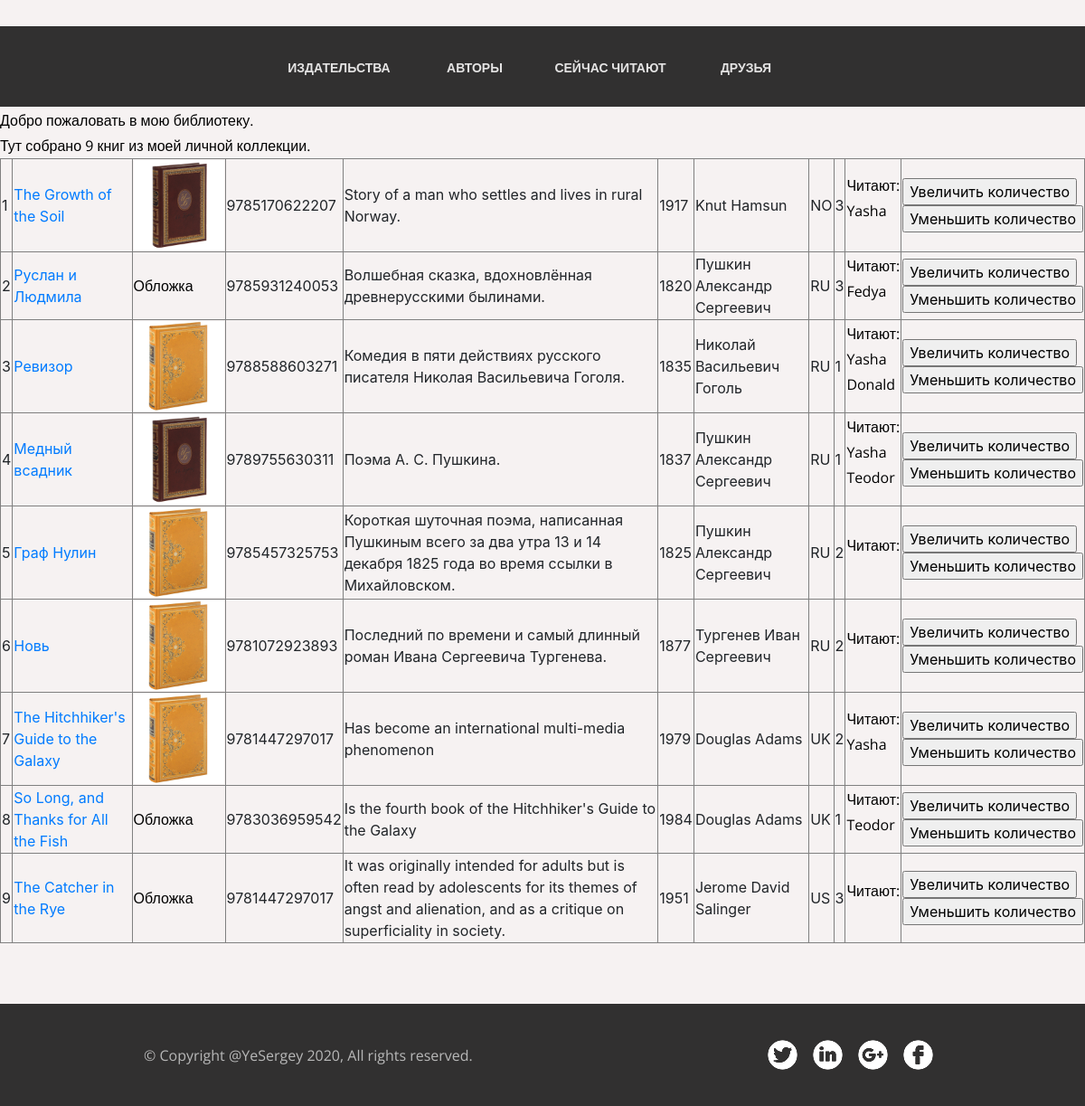
The app's page /index/ with its own data.
### p_library/models.py (models this page shows, shortened)
class Book(models.Model):
    ISBN = models.CharField(max_length=13)
    title = models.TextField()
    description = models.TextField()
    year_release = models.SmallIntegerField()
    copy_count = models.SmallIntegerField(default=1)
    price = models.DecimalField(max_digits=12, decimal_places=2, default=0)
    author = models.ForeignKey(Author, on_delete=models.CASCADE, null=True, related_name='books')
    publisher = models.ForeignKey(Publisher, on_delete=models.SET_NULL, null=True)
    readers = models.ManyToManyField('p_library.Friend',
                                     through='Reading', verbose_name='Читатели', related_name='readers')
    cover = models.ImageField(upload_to='book_covers', blank=True, verbose_name='Обложка книги')

class Author(models.Model):
    full_name = models.CharField(max_length=256, verbose_name=("Имя автора"))
    birth_year = models.SmallIntegerField(verbose_name=("Год рожения"))
    country = models.CharField(max_length=2, verbose_name=("Страна"))

class Friend(models.Model):
    name = models.CharField(max_length=256, verbose_name="Имя друга")
    books = models.ManyToManyField('p_library.Book',
                                   through='Reading', verbose_name='Читает', related_name='books', blank=True)

### p_library/views.py (the view)
# urls.py: path('index/', views.index),
class index(ListView):
    model = Book
    form_class = BookForm
    context_object_name = 'books'
    template_name = 'index.html'

### templates/index.html (shortened to what this page needs)
{% extends 'base.html' %}
{% block content %}
    <p>Добро пожаловать в мою библиотеку.</p>
    <p>Тут собрано {{ books|length }} книг из моей личной коллекции.</p>
    <table border="1">
        {% for book in books %}
        <tr>
            <td style="padding-right:5; padding-left:5">{{ forloop.counter }}</td>
            <td><a href="{{ book.id }}/">{{ book.title }}</a></td>
            <td>
                {% if book.cover %}
                    <img height="100" width="100" src="{{ book.cover.url }}" alt="Book_cover">
                {% else %}
                    <p>Обложка</p>
                {% endif %}
            </td>
            <td>{{ book.ISBN }}</td>
            <td>{{ book.description }}</td>
            <td>{{ book.year_release }}</td>
            <td>{{ book.author.full_name }}</td>
            <td>{{ book.author.country }}</td>
            <td style="padding-right:5; padding-left:5">{{ book.copy_count }}</td>
            <td>
                <ul style="padding-right:20; padding-left:0; list-style-type: none">
                    <p style="position: relative, margine:0">Читают:</p>
                    {% for friend in book.readers.all %}
                        <li>
                            <p>{{ friend.name }}</p>
                        </li>
                    {% endfor %}
                </ul>
            </td>
            <td>
                <form action="/index/book_increment/" method="post" enctype="multipart/form-data">
                <input type="submit" value="Увеличить количество"/>
            </form>
            <form action="/index/book_decrement/" method="post" enctype="multipart/form-data">
                <input type="submit" value="Уменьшить количество"/>
            </form>
            </td>
        </tr>
        {% endfor %}
    </table>
{% endblock %}

### templates/base.html (shortened to what this page needs)
<!DOCTYPE html>
<html lang="la">
<head>
  {% load static %}
  <link rel="stylesheet" href="https://stackpath.bootstrapcdn.com/bootstrap/4.5.0/css/bootstrap.min.css">
  <link rel="stylesheet" href='{% static "css/style.css" %}'>
</head>
<body>
  <header>
    <nav>
        <a href="/publisher/">Издательства</a>
        <a href="/author/">Авторы</a>
        <a href="/reading/">Сейчас читают</a>
        <a href="/friend/">Друзья</a>
    </nav>
  </header>
    <section class="block1">
        <div>
            {% block content %}
            {% endblock %}
        </div>
    </section>
  <footer>
    <div class="footerwrapper">
      <p class="footerp">&copy; Copyright @YeSergey 2020, All rights reserved.</p>
      <div class="footerIMG">
        <a href=""><img src='{% static "img/Twitter.png" %}' alt="Лого"></a>
        <a href=""><img src='{% static "img/LinkedIn.png" %}' alt="Лого"></a>
        <a href=""><img src='{% static "img/Google.png" %}' alt="Лого"></a>
        <a href=""><img src='{% static "img/Facebook.png" %}' alt="Лого"></a>
      </div>
    </div>
  </footer>
</body>
</html>

### static/css/style.css (style rules this page uses)
body { margin: 0 0; padding: 0; background-color: #f6f2f2; display: flex; flex-direction: column; justify-content: flex-start; }
header { display: flex; position: relative; width: 100%; max-width: 1249px; min-height: 89px; margin-right: auto; margin-left: auto; top: 29px; background-color: #000000; opacity: 0.8; justify-content: center; }
nav { display: flex; flex-wrap: wrap; width: 100%; max-width: 600px; justify-content: space-between; align-items: stretch; }
nav a { box-sizing: border-box; width: 25%; min-width: 95px; font-family: "Open Sans", sans-serif; font-style: normal; font-weight: bold; text-transform: uppercase; font-size: 14px; padding-top: 35px; text-decoration: none; text-align: center; color: #e0e0e0; }
.block1 { display: flex; position: relative; width: 100%; max-width: 1542px; min-height: 691px; margin-left: auto; margin-right: auto; margin-top: 30px; margin-bottom: 15%; opacity: 1; justify-content: center; align-items: flex-start; }
p { font-family: "Open Sans", sans-serif; font-style: normal; font-weight: normal; font-size: 15.9953px; line-height: 28px; margin: 0; color: #000000; }
footer { display: flex; position: fixed; justify-content: center; align-items: center; flex: 1 1; width: 100%; margin: 0 auto; height: 113px; bottom: 0px; }
.footerwrapper { display: flex; flex-direction: row; justify-content: space-around; align-items: center; background-color: #313030; width: 1542px; height: 100%; margin: 0 auto; }
.footerp { font-family: "Open Sans", sans-serif; font-style: normal; font-weight: normal; font-size: 16px; line-height: 28px; color: #b8b8b8; }
.footerIMG { display: flex; justify-content: space-around; align-items: center; width: 200px; height: 100%; }

### records on screen
Book: title "The Growth of the Soil", cover (picture), ISBN "9785170622207", description "Story of a man who settles and lives in rural Norway.", year_release "1917", author.full_name "Knut Hamsun", author.country "NO", copy_count "3"
Friend: name "Yasha"
Book: title "Руслан и Людмила", cover "Обложка", ISBN "9785931240053", description "Волшебная сказка, вдохновлённая древнерусскими былинами.", year_release "1820", author.full_name "Пушкин Александр Сергеевич", author.country "RU", copy_count "3"
Friend: name "Fedya"
Book: title "Ревизор", cover (picture), ISBN "9788588603271", description "Комедия в пяти действиях русского писателя Николая Васильевича Гоголя.", year_release "1835", author.full_name "Николай Васильевич Гоголь", author.country "RU", copy_count "1"
Friend: name "Donald"
Book: title "Медный всадник", cover (picture), ISBN "9789755630311", description "Поэма А. С. Пушкина.", year_release "1837", author.full_name "Пушкин Александр Сергеевич", author.country "RU", copy_count "1"
Friend: name "Teodor"
Book: title "Граф Нулин", cover (picture), ISBN "9785457325753", description "Короткая шуточная поэма, написанная Пушкиным всего за два утра 13 и 14 декабря 1825 года во время ссылки в Михайловском.", year_release "1825", author.full_name "Пушкин Александр Сергеевич", author.country "RU", copy_count "2"
Book: title "Новь", cover (picture), ISBN "9781072923893", description "Последний по времени и самый длинный роман Ивана Сергеевича Тургенева.", year_release "1877", author.full_name "Тургенев Иван Сергеевич", author.country "RU", copy_count "2"
Book: title "The Hitchhiker's Guide to the Galaxy", cover (picture), ISBN "9781447297017", description "Has become an international multi-media phenomenon", year_release "1979", author.full_name "Douglas Adams", author.country "UK", copy_count "2"
Book: title "So Long, and Thanks for All the Fish", cover "Обложка", ISBN "9783036959542", description "Is the fourth book of the Hitchhiker's Guide to the Galaxy", year_release "1984", author.full_name "Douglas Adams", author.country "UK", copy_count "1"
Book: title "The Catcher in the Rye", cover "Обложка", ISBN "9781447297017", description "It was originally intended for adults but is often read by adolescents for its themes of angst and alienation, and as a critique on superficiality in society.", year_release "1951", author.full_name "Jerome David Salinger", author.country "US", copy_count "3"

### other values on screen
{{ books|length }} "9"
